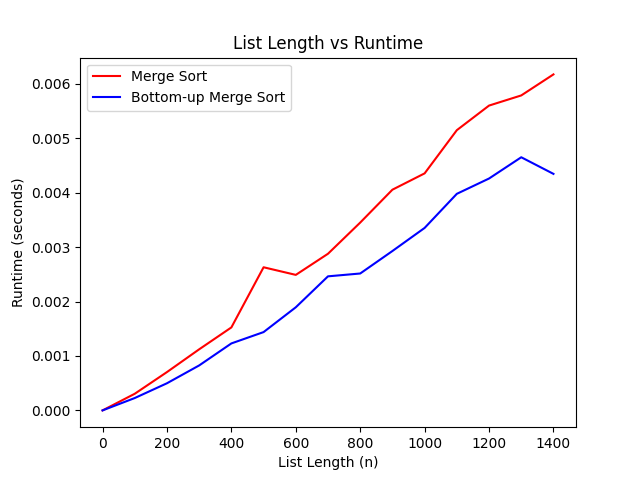

Reproduce this figure in Python.
import timeit
import matplotlib.pyplot as plt 
import numpy as np
import math
from bad_sorts import *
from good_sorts import *

# bottom-up method of mergesort
def bottom_up_mergesort(L):
    # initializing size and length of list as variable n
    n = len(L)
    size = 1

    # consider list of length 1
    if n <= 1:
        return
    # breaking the lists up equally and building it back up
    while size < n:
        for i in range(0, n - size, 2 * size):
            # splitting the partial lists by left and right sides
            left = L[i:i + size]
            right = L[i + size:i + 2 * size]
            merged = merge(left, right)
            L[i:i + 2 * size] = merged
        # increase size of list by 2 every loop to increase the list that is sorted every time
        size *= 2

def test_allSorts(sortMethod, test_runs, increase_list):
    #initializing the list length, max value of the list and number of runs to perform for each length
    list_len = 0 
    max_value = 100
    average_runs = 100

    # lists to store the values of the x and y axis
    times = []
    list_lengths = []

    # generate random list and time the runtime
    for i in range(test_runs):
        L = create_random_list(list_len, max_value)
        time = 0

        for _ in range(average_runs):
            start = timeit.default_timer()
            sortMethod(L)
            end = timeit.default_timer()
            time += (end - start)

        # appending into the lists to plot in matplotlib
        list_lengths.append(list_len)
        times.append(time / average_runs)
        # incrementing both list length and maximum value of the list
        max_value += max_value
        list_len += increase_list

    return list_lengths, times

# run the function with both methods of mergesort
listlen1, time1 = test_allSorts(mergesort, 15, 100)
listlen2, time2 = test_allSorts(bottom_up_mergesort, 15, 100)

# sotres results of function calls into arrays
listlen_merge, time_merge = np.array(listlen1), np.array(time1)
listlen_bottom_up, time_bottom_up = np.array(listlen2), np.array(time2)

# plotting the data and establishing the graph labels
plt.title("List Length vs Runtime")
plt.xlabel("List Length (n)")
plt.ylabel("Runtime (seconds)")
plt.plot(listlen_merge, time_merge, color = 'r', label = 'Merge Sort')
plt.plot(listlen_bottom_up, time_bottom_up, color = 'b', label = 'Bottom-up Merge Sort')
plt.legend()
plt.show()
